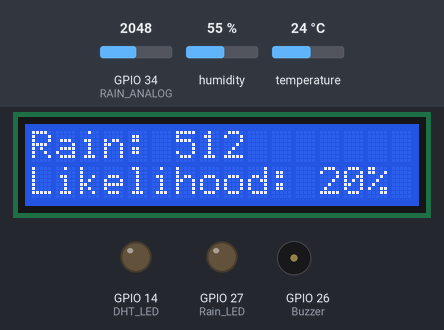
Bench run of a sketch on a simulated ESP32. Parts: 16×2 character LCD, output pins drawn as LEDs (lit = HIGH), buzzer (waves = sounding, pin HIGH). The test bench sets the inputs (shaded band); at power-on: humidity 55 %, GPIO 34 (RAIN_ANALOG) = 2048, temperature 24 °C (analog values on the 0–4095 scale). What the sketch prints to the serial monitor is not drawn.

Above: at 3.2 s.
3.3 s: humidity set to 22 %
At 8.6 s:
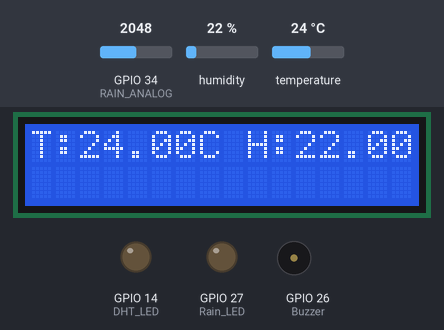
12.3 s: GPIO 34 (RAIN_ANALOG) set to 1960
At 15.4 s:
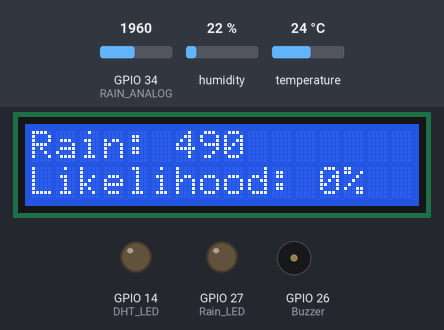
17.6 s: temperature set to 12 °C
At 21.3 s:
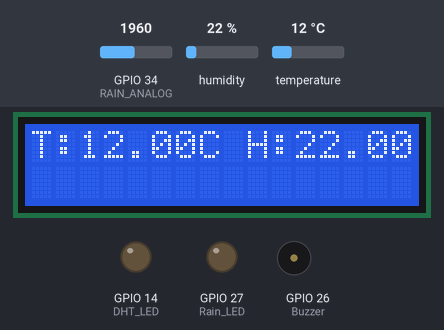
23.6 s: GPIO 34 (RAIN_ANALOG) set to 2040
At 26.9 s:
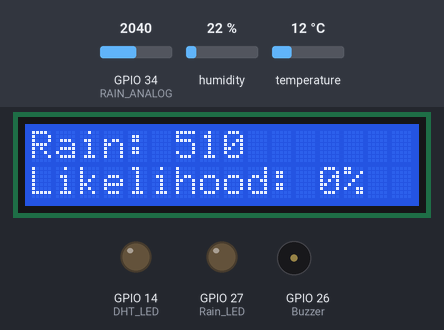
29.6 s: humidity set to 40 %
At 32.8 s:
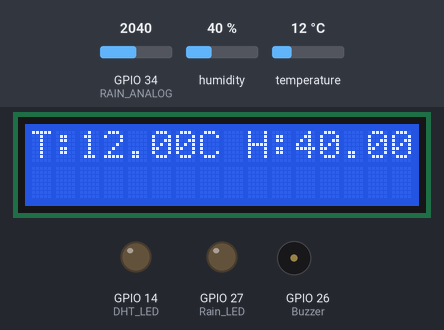
35.6 s: GPIO 34 (RAIN_ANALOG) set to 2047
At 38.5 s:
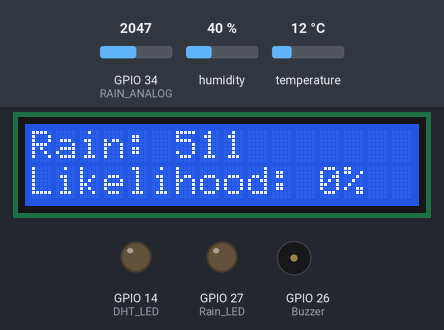
Timing chart, 0 to 40.0 s (numbered marks = the images above; inputs shaded):
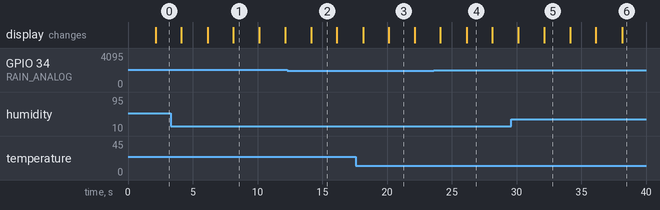

The sketch:

DHT11_raindrop_LCD_switching_functional_esp32.ino
```cpp
#include <DHT.h>
#include <Wire.h>
#include <LiquidCrystal_I2C.h>

// Pin Definitions
#define RAIN_ANALOG 34         // Analog pin for rain sensor
#define Buzzer 26              // Digital pin for buzzer
#define DHT_SENSOR_PIN 13      // ESP32 pin GPIO13 connected to DHT11 sensor
#define DHT_SENSOR_TYPE DHT11  // Define DHT sensor type
#define Rain_LED 27            // LED for rain alert
#define DHT_LED 14             // LED for flash flood probability
#define I2C_SDA 21             // Define your SDA pin
#define I2C_SCL 22             // Define your SCL pin

// Initialize DHT and LCD
DHT dht_sensor(DHT_SENSOR_PIN, DHT_SENSOR_TYPE);
LiquidCrystal_I2C lcd(0x27, 16, 2); // I2C address 0x27, 16x2 LCD

// Timing variables
unsigned long lastMeasurementTime = 0;  // Timing for measurements
unsigned long lastDisplayTime = 0;      // Timing for alternating display
unsigned long lastFlashTime = 0;        // Timing for LED flashing
unsigned long lastBuzzerTime = 0;       // Timing for buzzer alerts
bool displayTempHumidity = true;        // Flag to alternate display between temp/humidity and rain/likelihood
bool buzzerState = false;               // State of the buzzer

void setup() {
  // Initialize serial communication
  Serial.begin(9600);

  // Initialize rain sensor and buzzer
  pinMode(RAIN_ANALOG, INPUT);
  analogReadResolution(10); // Set ADC resolution to 10 bits
  pinMode(Buzzer, OUTPUT);
  pinMode(Rain_LED, OUTPUT);
  pinMode(DHT_LED, OUTPUT);

  // Initialize the DHT sensor
  dht_sensor.begin();

  // Initialize the LCD
  Wire.begin(I2C_SDA, I2C_SCL);
  lcd.init();
  lcd.backlight();

  Serial.println("Flash Flood Monitoring System Initialized");
  lcd.setCursor(0, 0);
  lcd.print("System Init...");
  delay(2000);
}

void loop() {
  unsigned long currentTime = millis(); // Get the current time

  // Take measurements every 2 seconds
  if (currentTime - lastMeasurementTime >= 2000) {
    lastMeasurementTime = currentTime;

    // Read sensor data
    int rain_amount = analogRead(RAIN_ANALOG);
    float temperature = dht_sensor.readTemperature();
    float humidity = dht_sensor.readHumidity();

    // Ensure readings are valid
    if (isnan(temperature) || isnan(humidity)) {
      Serial.println("Error: Invalid temperature or humidity reading!");
      lcd.setCursor(0, 1);
      lcd.print("Sensor Error!");
      return;
    }

    // Calculate flash flood likelihood
    int flashFloodLikelihood = calculateFloodLikelihood(temperature, humidity);

    // Switch display every 1 second
    if (currentTime - lastDisplayTime >= 1000) {
      lastDisplayTime = currentTime;
      displayTempHumidity = !displayTempHumidity;  // Toggle display mode
    }

    // Display data based on the selected mode
    if (displayTempHumidity) {
      // Display temperature and humidity on LCD
      lcd.clear();
      lcd.setCursor(0, 0);
      lcd.print("T:");
      lcd.print(temperature);
      lcd.print("C H:");
      lcd.print(humidity);
      lcd.print("%");
    } else {
      // Display rain amount and flood likelihood on LCD
      lcd.clear();
      lcd.setCursor(0, 0);
      lcd.print("Rain: ");
      lcd.print(rain_amount);
      lcd.setCursor(0, 1);
      lcd.print("Likelihood: ");
      lcd.print(flashFloodLikelihood);
      lcd.print("%");
    }

    // Flash LED and trigger buzzer based on flood likelihood
    flashLED(flashFloodLikelihood);
    floodBuzzerAlert(flashFloodLikelihood);

    // Print to Serial Monitor
    Serial.print("Rain amount: ");
    Serial.println(rain_amount);
    Serial.print("Humidity: ");
    Serial.print(humidity);
    Serial.print("%  |  Temperature: ");
    Serial.print(temperature);
    Serial.println("°C");
    Serial.print("Flash Flood Likelihood: ");
    Serial.print(flashFloodLikelihood);
    Serial.println("%");
  }

  // Keep checking LED flashing and buzzer alerts outside of the 2-second interval
  flashLED(0); // Default to no flashing if not called in calculation
  floodBuzzerAlert(0); // Default to no buzzing if not called in calculation
}

// Function to calculate flash flood likelihood
int calculateFloodLikelihood(float temperature, float humidity) {
  int likelihood = 0;

  if (humidity >= 50) {
    if (humidity < 60) likelihood = 20;
    else if (humidity < 80) likelihood = 50;
    else likelihood = 80;

    // Adjust likelihood based on temperature
    if (temperature < 20) likelihood += 10;
    if (temperature > 30) likelihood -= 10;
    if (temperature > 35) likelihood -= 10;

    // Ensure bounds
    if (likelihood > 100) likelihood = 100;
    if (likelihood < 0) likelihood = 0;
  }

  return likelihood;
}

// Function to alert for rain
void rainAlert() {
  digitalWrite(Rain_LED, HIGH);
  digitalWrite(Buzzer, HIGH);
  delay(500);
  digitalWrite(Rain_LED, LOW);
  digitalWrite(Buzzer, LOW);
  delay(500);
}

// Function to flash LED based on likelihood
void flashLED(int likelihood) {
  if (likelihood < 70) {
    digitalWrite(DHT_LED, LOW); // Ensure the LED is off
    return; // Exit the function
  }

  unsigned long currentTime = millis();
  int blinkDelay = 1000; // Default delay

  if (likelihood >= 70 && likelihood < 80) blinkDelay = 1000;
  else if (likelihood >= 80) blinkDelay = 500;

  if (currentTime - lastFlashTime >= blinkDelay) {
    digitalWrite(DHT_LED, !digitalRead(DHT_LED)); // Toggle LED
    lastFlashTime = currentTime;
  }
}

// Function to alert with buzzer based on flood likelihood
void floodBuzzerAlert(int likelihood) {
  unsigned long currentTime = millis();

  if (likelihood >= 70 && likelihood < 80) {
    if (currentTime - lastBuzzerTime >= 1000) {
      buzzerState = !buzzerState;
      digitalWrite(Buzzer, buzzerState ? HIGH : LOW);
      if (!buzzerState) lastBuzzerTime = currentTime;
    }
  } else if (likelihood >= 80) {
    if (currentTime - lastBuzzerTime >= 500) {
      buzzerState = !buzzerState;
      digitalWrite(Buzzer, buzzerState ? HIGH : LOW);
      if (!buzzerState) lastBuzzerTime = currentTime;
    }
  } else {
    digitalWrite(Buzzer, LOW); // Turn off buzzer if likelihood is low
  }
}
```

Measured:
- after the input at 3.3 s, the display: first differs from a run without the input after 2.9 s (image 1 shows a later state)
- after the input at 12.3 s, the display: changes after 1.9 s (image 2)
- after the input at 17.6 s, the display: first differs from a run without the input after 2.5 s (image 3)
- after the input at 23.6 s, the display: first differs from a run without the input after 2.6 s (image 4)
- after the input at 29.6 s, the display: first differs from a run without the input after 2.5 s (image 5)
- after the input at 35.6 s, the display: first differs from a run without the input after 2.6 s (image 6)
- what the display in image 1 shows lasts 2.1 s, from 8.1 s to 10.2 s
